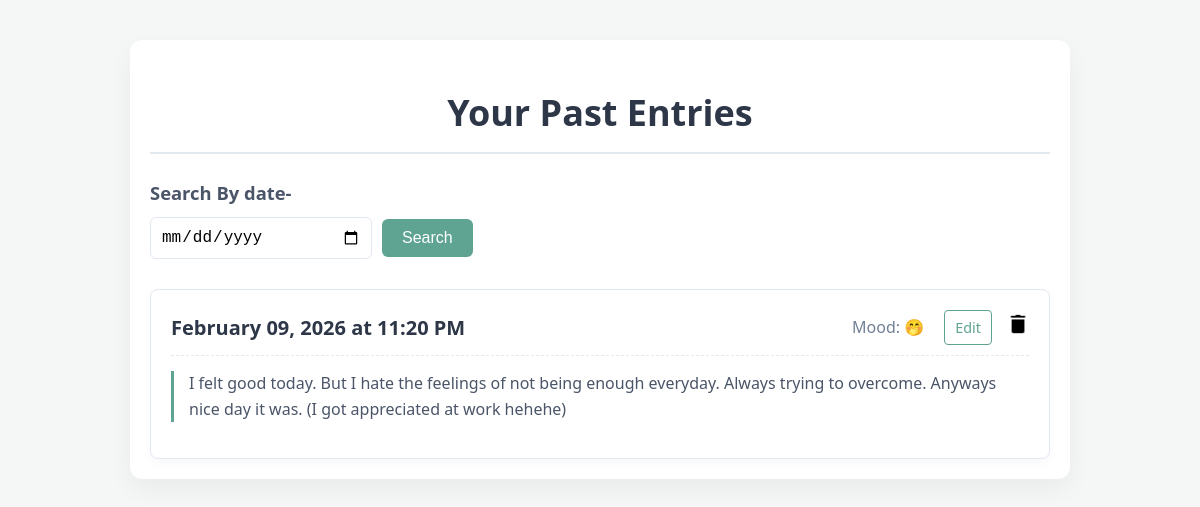
/past-entries/ (signed in), run on an earlier commit of the app's database.
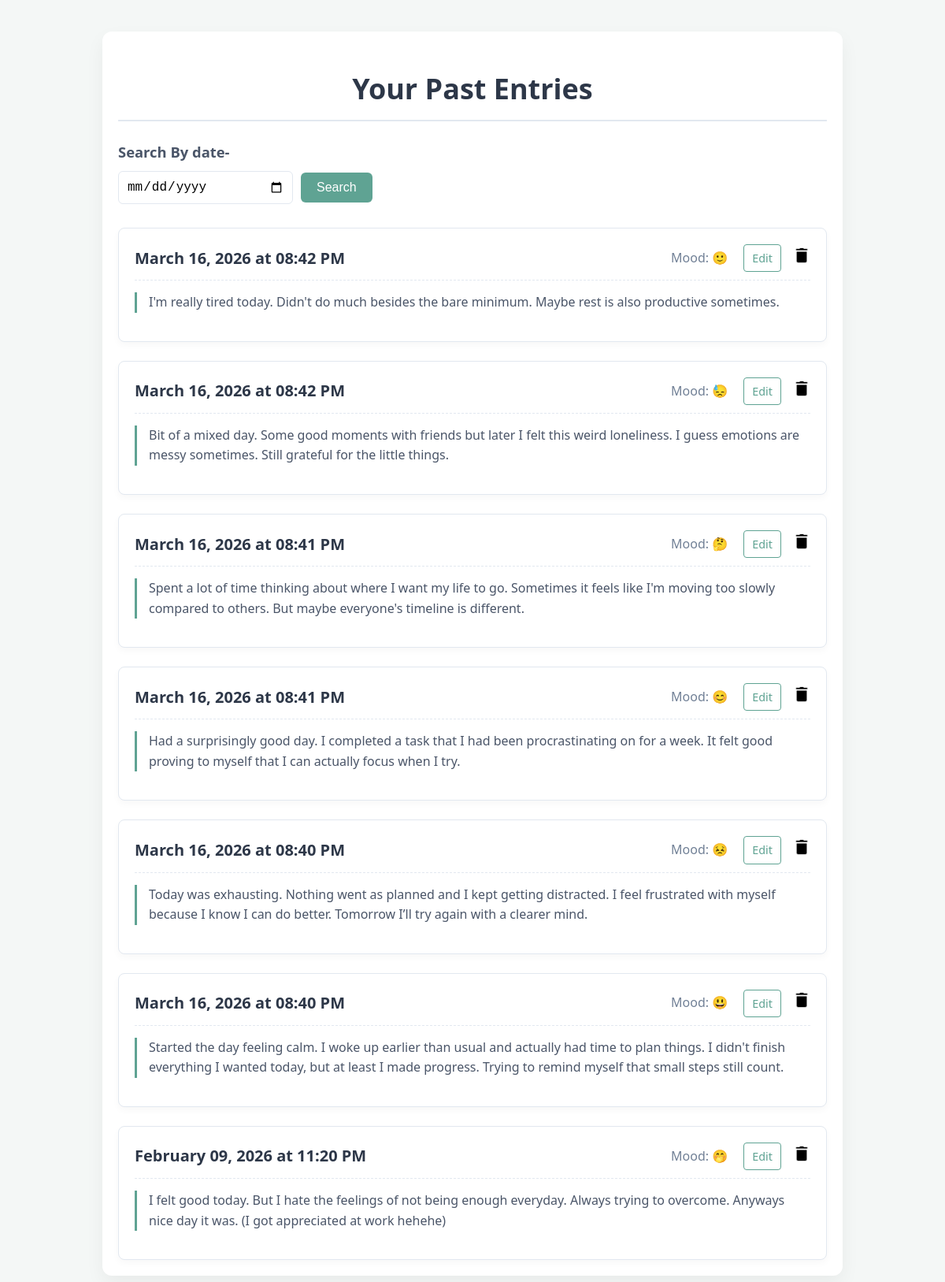
And on a later commit of the database.
### serenify.py (models this page shows, shortened)
class DiaryEntry(db.Model):
    id = db.Column(db.Integer, primary_key=True)
    content = db.Column(db.Text, nullable=False)
    emoji = db.Column(db.String(10), nullable=True)
    created_at = db.Column(db.DateTime, nullable=False)
    user_id = db.Column(db.Integer, db.ForeignKey('user.id'), nullable=False)

### serenify.py (the view)
@app.route('/past-entries/',methods=['GET','POST'])
def past_entries():
    if 'username' not in session:
        return redirect(url_for('login'))
    else:
        if request.method == "POST":
            entries = None
            date = request.form.get("search")
            search_date = datetime.strptime(date, '%Y-%m-%d').date()
            entries = DiaryEntry.query.filter(
                    DiaryEntry.user_id == User.id,
                    db.func.date(DiaryEntry.created_at) == search_date
                ).order_by(DiaryEntry.created_at.desc()).all()
        else:
            entries = DiaryEntry.query.filter_by(author=User.query.filter_by(username=session['username']).first()).order_by(DiaryEntry.created_at.desc()).all()
    return render_template('entries.html', entries=entries)

### templates/entries.html (shortened to what this page needs)
<!DOCTYPE html>
<html lang="en">
<head>
</head>
<body>
    <div class="container">
        <h1 class="text-3xl font-bold mb-6 text-center text-gray-800">Your Past Entries</h1>
        <h3>Search By date-</h3>
        <form action="/past-entries/" method="POST">
            <input type="date" name="search">
            <input type="submit" value="Search">
        </form>
        {% if entries %}
            <div class="space-y-6">
                {% for entry in entries %}
                    <div class="diary-entry-card">
                        <div class="entry-header">
                            <h2 class="text-xl font-semibold text-gray-700">{{ entry.created_at.strftime('%B %d, %Y at %I:%M %p') }}</h2>
                            <div class="entry-controls">
                                <span class="text-sm text-gray-500">Mood: {{ entry.emoji or entry.mood }}</span>
                                <details class="edit-toggle">
                                    <summary>Edit</summary>
                                </details>
                                <form action="{{ url_for('delete_entry', entry_id=entry.id) }}" method="POST" style="display:inline;">
                                    <button type="submit" class="delete-button" title="Delete Entry">
                                        <img src="/static/trash.png" alt="Delete" width="22">
                                    </button>
                                </form>
                            </div>
                        </div>
                        <p class="entry-content whitespace-pre-wrap">{{ entry.content }}</p>
                    </div>
                {% endfor %}
            </div>
        {% else %}
            <p class="no-entries">No past entries found. Start journaling today!</p>
        {% endif %}
    </div>
</body>
</html>

### templates/entries.html (style rules this page uses)
:root { --color-primary: #5fa393; --color-text-dark: #2d3748; --color-text-medium: #4a5568; --color-bg-light: #f4f7f6; --color-border-light: #e2e8f0; }
body { font-family: 'Segoe UI', Tahoma, Geneva, Verdana, sans-serif; background-color: var(--color-bg-light); color: var(--color-text-medium); line-height: 1.6; margin: 0; padding: 0; }
.container { max-width: 900px; margin: 40px auto; padding: 20px; background-color: #ffffff; border-radius: 12px; box-shadow: 0 10px 25px rgba(0, 0, 0, 0.05); }
.text-3xl { font-size: 2.25rem; color: var(--color-text-dark); margin-bottom: 1.5rem; padding-bottom: 10px; border-bottom: 2px solid var(--color-border-light); text-align: center; font-weight: bold; }
h3 { font-size: 1.15rem; color: var(--color-text-medium); margin-bottom: 10px; }
form[action="/past-entries/"] { display: flex; gap: 10px; align-items: center; margin-bottom: 30px; }
input[type="date"] { padding: 10px; border: 1px solid var(--color-border-light); border-radius: 6px; font-size: 1rem; flex-grow: 1; max-width: 200px; }
input[type="submit"] { background-color: var(--color-primary); color: white; padding: 10px 20px; border: none; border-radius: 6px; cursor: pointer; font-size: 1rem; transition: background-color 0.3s; }
.space-y-6 > * + * { margin-top: 1.5rem; }
.diary-entry-card { background-color: #ffffff; border: 1px solid var(--color-border-light); padding: 20px; border-radius: 8px; box-shadow: 0 4px 10px rgba(0, 0, 0, 0.03); transition: transform 0.2s, box-shadow 0.2s; position: relative; }
.entry-header { display: flex; justify-content: space-between; align-items: center; border-bottom: 1px dashed var(--color-border-light); padding-bottom: 10px; margin-bottom: 15px; }
.entry-header h2.text-xl { font-size: 1.25rem; color: var(--color-text-dark); margin: 0; font-weight: 600; }
.entry-controls { display: flex; align-items: center; gap: 15px; }
.entry-controls span.text-sm { color: #718096; font-weight: 500; margin-right: 5px; }
form[action*="delete_entry"] .delete-button { background: none; border: none; cursor: pointer; padding: 0; line-height: 0; }
details.edit-toggle { display: inline-block; }
details.edit-toggle summary { font-size: 0.9rem; font-weight: 500; color: var(--color-primary); cursor: pointer; list-style: none; padding: 5px 10px; border: 1px solid var(--color-primary); border-radius: 4px; transition: background-color 0.2s, color 0.2s; }
.entry-content { color: var(--color-text-medium); white-space: pre-wrap; margin-top: 15px; border-left: 3px solid var(--color-primary); padding-left: 15px; }

What changed in the data, as far as the page shows it:
added DiaryEntry: created_at "March 16, 2026 at 08:42 PM", emoji "🙂", content "I'm really tired today. Didn't do much besides the bare minimum. Maybe rest is also productive sometimes."
added DiaryEntry: created_at "March 16, 2026 at 08:42 PM", emoji "😓", content "Bit of a mixed day. Some good moments with friends but later I felt this weird loneliness. I guess emotions are messy sometimes. Still grateful for the little things."
added DiaryEntry: created_at "March 16, 2026 at 08:41 PM", emoji "🤔", content "Spent a lot of time thinking about where I want my life to go. Sometimes it feels like I'm moving too slowly compared to others. But maybe everyone's timeline is different."
added DiaryEntry: created_at "March 16, 2026 at 08:41 PM", emoji "😊", content "Had a surprisingly good day. I completed a task that I had been procrastinating on for a week. It felt good proving to myself that I can actually focus when I try."
added DiaryEntry: created_at "March 16, 2026 at 08:40 PM", emoji "😣", content "Today was exhausting. Nothing went as planned and I kept getting distracted. I feel frustrated with myself because I know I can do better. Tomorrow I’ll try again with a clearer mind."
added DiaryEntry: created_at "March 16, 2026 at 08:40 PM", emoji "😃", content "Started the day feeling calm. I woke up earlier than usual and actually had time to plan things. I didn't finish everything I wanted today, but at least I made progress. Trying to remind myself that small steps still count."
